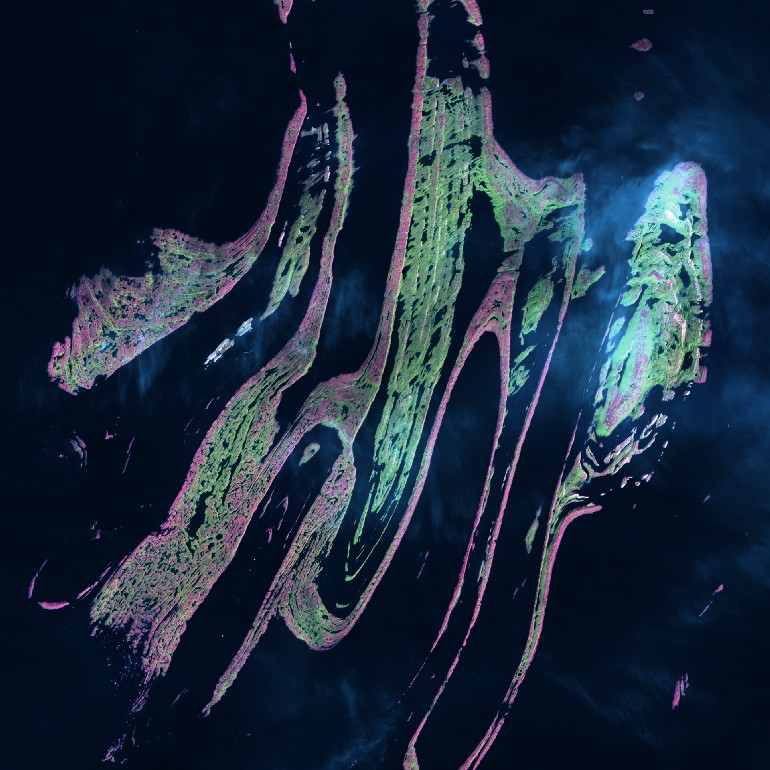
#> input picture Kernel_test/test.jfif, 770 x 770 px
$ jupyter execute kernel.ipynb
#> lines starting #> are read from the running program, lines starting #| are printed output that depends on the picture
[cell 1]
import numpy as np
import cv2
import matplotlib.pyplot as plt

from IPython.display import display
from PIL import Image
from PIL.ImageFilter import BoxBlur

[cell 2]
image = Image.open('test.jfif')
#> image is the input picture: PIL image 770x770 RGB; mean R, G, B 27.5, 42.8, 61.5
display(image)

[cell 3]
convolution_kernel = np.array([[0, -1, 0],
                               [-1, 5, -1],
                               [0, -1, 0]])

[cell 4]
img = np.asarray(image)
result = cv2.filter2D(img, -1, kernel = convolution_kernel)
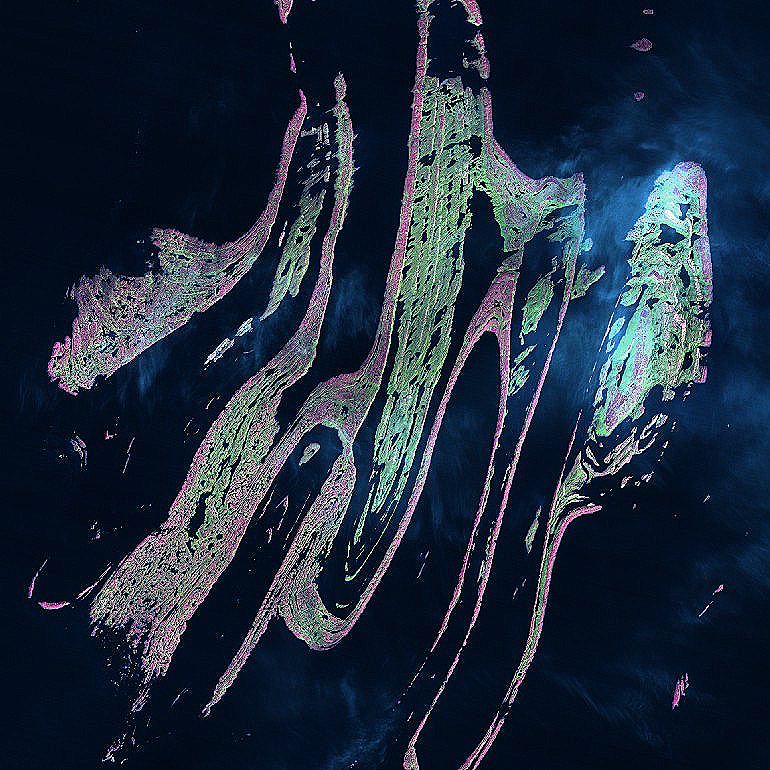
#> result: shape (770, 770, 3); mean R, G, B 31.4, 45, 62.4
display(Image.fromarray(result.astype(dtype = np.uint8), 'RGB'))
